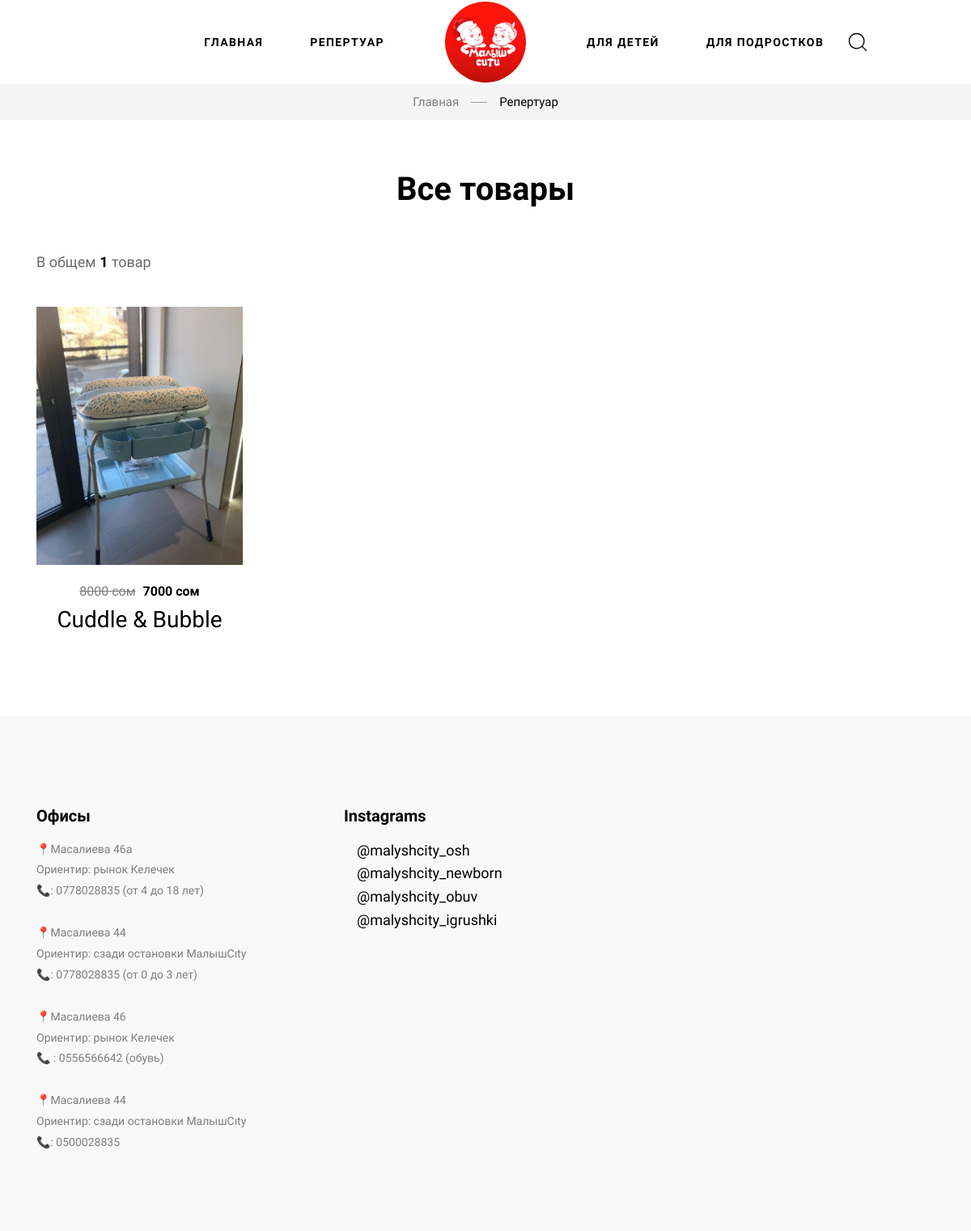
/for_adults/, run on the app's committed database.
### apps/service/models.py (models this page shows)
class Settings(models.Model):
    title = models.CharField(
        max_length=100
    )
    logo = models.FileField(
        upload_to='logo/'
    )
    location = models.TextField(
        max_length=500
    )
    instagram = models.URLField()

### apps/products/models.py (models this page shows, shortened)
class Product(models.Model):
    title = models.CharField(
        max_length=100
    )
    image = models.FileField(
        upload_to='product_image/'
    )
    description = models.CharField(
        max_length=255
    )
    sale = models.BooleanField(
        default= False
    )
    price = models.IntegerField(
    )
    sale_price = models.IntegerField(
        blank=True,
        null=True
    )
    category = models.ForeignKey(
        Category,
        related_name='category',
        on_delete=models.SET_NULL,
        blank=True,
        null=True
    )
    class Meta:
        verbose_name = 'Продукт'
        verbose_name_plural = 'Продукты'

### apps/products/views.py (the view)
# urls.py: path('for_adults/', for_adults, name='for_adults'),
def for_adults(request):
    setting = Settings.objects.latest('id')
    products = Product.objects.all().filter(category__name='Для подростков')
    context = {
        'setting': setting,
        'products':products
    }
    return render(request, 'main/for_adults.html',context)

### templates/main/for_adults.html (shortened to what this page needs)
{%extends 'homepage.html'%}
{%load static%}
{%block content%}
{% include 'include/header.html' %}
<main id="content">
    <section class="py-2 bg-gray-2">
        <div class="container">
            <nav aria-label="breadcrumb">
                <ol class="breadcrumb breadcrumb-site py-0 d-flex justify-content-center">
                    <li class="breadcrumb-item"><a class="text-decoration-none text-body" href="{% url 'index' %}">Главная</a>
                    </li>
                    <li class="breadcrumb-item active pl-0 d-flex align-items-center" aria-current="page">Репертуар
                    </li>
                </ol>
            </nav>
        </div>
    </section>
    <section>
        <div class="container container-xl">
            <h2 class="text-center mt-9 mb-8">Все товары</h2>
            <div class="d-flex justify-content-between align-items-center flex-wrap">
                <p class="fs-18 font-weight-500 my-lg-0 my-2" style="color: #696969;">В общем <strong
                        class="font-weight-bold text-secondary">
                        {{products.all.count}}</strong>
                        {% if products.all.count == 1 %}
                        товар
                        {% else %}
                        товаров
                        {% endif %}
                    </p>
            </div>
        </div>
    </section>
    <section class="mt-7 mb-7">
        <div class="container container-xl">
            <div class="row">
                {% for product in products %}
                <div class="col-xl-3 col-lg-4 col-md-6">
                    <div class="card border-0 product mb-6" data-animate="fadeInUp">
                        <div class="position-relative">
                            <img src="{{product.image.url}}" alt="Facial cleanser">
                        </div>
                        <div class="card-body pt-4 text-center px-0">
                            <p class="card-text font-weight-bold fs-16 mb-1 text-secondary">
                                {%if product.sale == True%}
                                        <span class="fs-16 font-weight-500 text-decoration-through text-body pr-1">{{product.price}} сом</span>
                                        <span>{{product.sale_price}} сом</span>
                                    {%else%}
                                        <span>{{product.price}} сом</span>
                                    {%endif%}
                            </p>
                            <h2 class="card-title fs-28 font-weight-500 mb-2"><a href="{% url 'product_detail' product.id %}">{{product.title}}</a></h2>
                        </div>
                    </div>
                </div>
                {% endfor %}
            </div>
        </div>
    </section>
</main>
{%include 'include/footer.html'%}
{%include 'include/sidebar.html'%}
{%endblock%}

### templates/include/header.html (shortened to what this page needs)
{% load static %}
<header class="main-header navbar-light header-sticky header-sticky-smart">
    <div class="sticky-area bg-">
        <div class="container container-xxl">
            <nav class="navbar navbar-expand-xl px-0 d-block">
                <div class="d-none d-xl-block">
                    <div class="d-flex align-items-center flex-nowrap">
                        <div class="w-50">
                            <ul class="navbar-nav hover-menu main-menu px-0 mx-xl-n5 adic_class">
                                <li aria-haspopup="true" aria-expanded="false"
                                    class="nav-item dropdown-item-home dropdown py-2 py-xl-7 sticky-py-xl-6 px-0 px-xl-5">
                                    <a class="nav-link p-0" href="{% url 'index' %}" >
                                        Главная
                                    </a>
                                </li>
                                <li aria-haspopup="true" aria-expanded="false"
                                    class="nav-item dropdown-item-shop dropdown py-2 py-xl-7 sticky-py-xl-6 px-0 px-xl-5">
                                    <a class="nav-link p-0" href="{% url 'all_products' %}" >
                                        Репертуар
                                    </a>
                                </li>
                            </ul>
                        </div>
                        <div class="mx-auto flex-shrink-0 px-10">
                            <div class="d-flex mt-3 mt-xl-0 align-items-center justify-content-center">
                                <a class="navbar-brand mx-auto d-inline-block py-0" href="{% url 'index' %}">
                                    <img class="logo_malysh" id="aygerim_img" src="{{setting.logo.url}}" alt="Malysh city">
                                </a>
                            </div>
                        </div>
                        <div class="w-50 adic_class2">
                            <ul class="navbar-nav hover-menu main-menu px-0 mx-xl-n5 ">
                                <li aria-haspopup="true" aria-expanded="false"
                                    class="nav-item dropdown-item-shop dropdown py-2 py-xl-7 sticky-py-xl-6 px-0 px-xl-5">
                                    <a class="nav-link p-0" href="{% url 'for_kids' %}" >
                                        Для детей
                                    </a>
                                </li>
                                <li aria-haspopup="true" aria-expanded="false"
                                    class="nav-item dropdown-item-shop dropdown py-2 py-xl-7 sticky-py-xl-6 px-0 px-xl-5">
                                    <a class="nav-link p-0" href="{% url 'for_adults' %}" >
                                        Для подростков
                                    </a>
                                </li>
                            </ul>
                            <div class="w-10 px-0 mx-xl-n5">
                                <a href="#search-popup" data-gtf-mfp="true"
                                    data-mfp-options='{"type":"inline","focus": "#keyword","mainClass": "mfp-search-form mfp-move-from-top mfp-align-top"}'
                                    class="nav-search d-flex align-items-center pr-3">
                                        <svg class="icon icon-magnifying-glass-light fs-28">
                                            <use xlink:href="#icon-magnifying-glass-light"></use>
                                        </svg>
                                </a>
                            </div>
                        </div>
                    </div>
                </div>
            </nav>
        </div>
    </div>
</header>

### templates/include/footer.html
{% load static %}
<footer class="pt-10 pt-lg-14 pb-11 footer bg-gray">
    <div class="container container-xl">
        <div class="row">
            <div class="col-lg col-md-4 col-12 mb-7 mb-lg-0">
                <h3 class="fs-20 mb-3">Офисы</h3>
                <p class="fs-14 lh-185 pr-xl-12">
                    {{setting.location|safe}}</a>
                </p>
            </div>
            <div class="col-lg-8 col-md-4 mb-lg-0">
                <h3 class="fs-20 mb-3">Instagrams</h3>
                <ul class="list-inline fs-18 ml-3 mb-0" style="display:flex; flex-direction:column;">
                    <li class="list-inline-item mr-4">
                        <a href="#">@malyshcity_osh</a>
                    </li>
                    <li class="list-inline-item mr-4">
                        <a href="#">@malyshcity_newborn</a>
                    </li>
                    <li class="list-inline-item mr-4">
                        <a href="#">@malyshcity_obuv</a>
                    </li>
                    <li class="list-inline-item mr-4">
                        <a href="#">@malyshcity_igrushki</a>
                    </li>
                </ul>
            </div>
        </div>
    </div>
</footer>

### data on the page
Settings: logo (picture), location "📍Масалиева 46а Ориентир: рынок Келечек 📞: 0778028835 (от 4 до 18 лет) 📍Масалиева 44 Ориентир: сзади остановки МалышCıty 📞: 0778028835 (от 0 до 3 лет) 📍Масалиева 46 Ориентир: рынок Келечек 📞 : 0556566642 (обувь) 📍Масалиева 44 Ориентир: сзади остановки МалышCıty 📞: 0500028835"
Product: image (picture), price "8000", sale_price "7000", title "Cuddle & Bubble"

### other printed values
{{ products.all.count }} "1"
